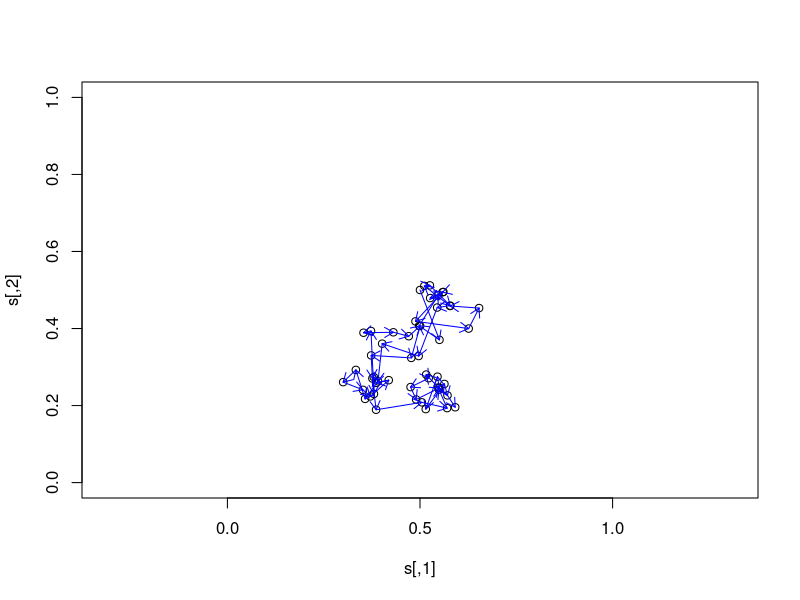

Generate this figure with R:
## ---- chunk 1
#| label: rw-simple
#| echo: TRUE
#| out.height: 1600px
#| out.width: 1600px
#| fig.align: center
#| attr-source: 'style="font-size: 0.7em;"'

T <- 50
s <- matrix(NA, nrow=T, ncol=2)
s[1,] <- c(0.5,0.5)
for(t in 2:T) {
  ## The two lines below are equivalent
  ## s[t,] <- rnorm(n=2, mean=s[t-1,], sd=0.1)
  s[t,] <- s[t-1,] + rnorm(n=2, mean=c(0,0), sd=0.05)
}

plot(s, asp=1, xlim=c(0,1), ylim=c(0,1))
arrows(s[1:49,1], s[1:49,2],
       s[2:50,1], s[2:50,2], length=0.1, col="blue")

